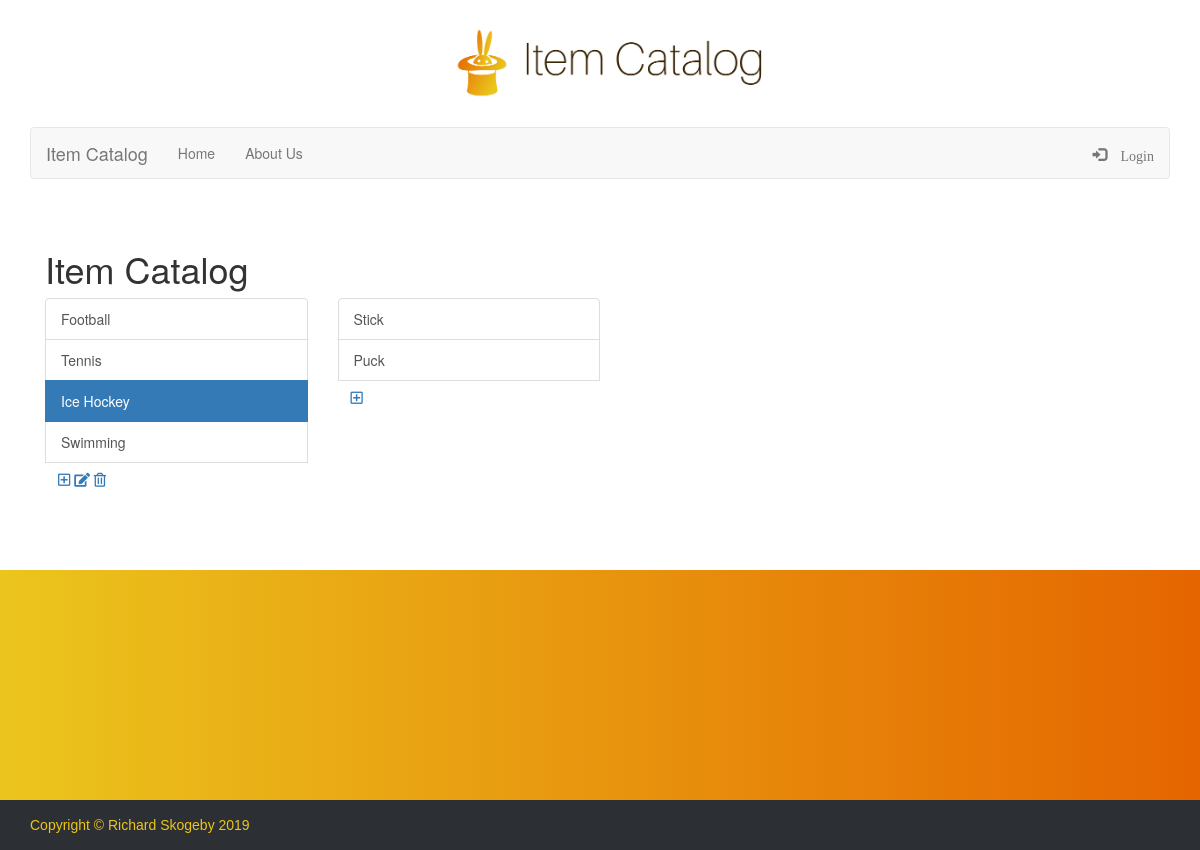
Screenshot of /category/3/ with the database file from the repository.
### item_catalog/models.py (models this page shows, shortened)
class Category(Base):
    __tablename__ = 'category'
    name = Column(String(80), nullable=False)
    id = Column(Integer, primary_key=True)
    user_id = Column(
        Integer, ForeignKey('user.id')
    )
    user = relationship(User)

class Item(Base):
    __tablename__ = 'item'
    name = Column(String(80), nullable=False)
    description = Column(String(800), nullable=False)
    category_id = Column(Integer, ForeignKey('category.id'))
    category = relationship(Category)
    id = Column(Integer, primary_key=True)
    user_id = Column(
        Integer, ForeignKey('user.id')
    )
    user = relationship(User)

### item_catalog/views.py (the view)
@app.route('/category/<int:categoryid>/')
def showCategory(categoryid):
    categories = session.query(Category).all()
    itemid = None
    items = session.query(Item).filter_by(category_id=categoryid).all()
    return render_template(
        'categorydisplay.html',
        categories=categories, categoryid=categoryid,
        items=items, itemid=itemid,
        login_session=login_session
    )

### item_catalog/templates/categorydisplay.html (shortened to what this page needs)
{% extends "index.html" %}
{% block snippet %}
<div class="col-lg-3">
    <div class="list-group">
        {% for item in items %}
        {% if categoryid != None and itemid != None and categoryid == item.category_id and itemid == item.id %}
        <a href="{{url_for('showItem', categoryid=item.category_id, itemid=item.id)}}" class="list-group-item active">{{item.name}}</a>
        {% else %}
        <a href="{{url_for('showItem', categoryid=item.category_id, itemid=item.id)}}" class="list-group-item">{{item.name}}</a>
        {% endif %}
        {% endfor %}
        <div class="btn">
            <a href={{url_for('newItem', categoryid=categoryid)}}>
            <i class="far fa-plus-square"></i>
        </div>
    </div>
</div>
{% endblock %}

### item_catalog/templates/categoriesmenu.html (shortened to what this page needs)
<div class="col-lg-3">
    <div class="list-group">
        {% for category in categories %}
        {% if categoryid != None and categoryid == category.id %}
        <a href="{{url_for('showCategory', categoryid=category.id)}}" class="list-group-item active">{{category.name}}</a>
        {% else %}
        <a href="{{url_for('showCategory', categoryid=category.id)}}" class="list-group-item">{{category.name}}</a>
        {% endif %}
        {% endfor %}
        <div class="btn">
            <a href={{url_for('newCategory')}}>
                <i class="far fa-plus-square"></i>
            {% if categoryid != None %}
            <a href={{url_for('editCategory', categoryid=categoryid)}}>
                <i class="fas fa-edit"></i>
            <a href={{url_for('deleteCategory', categoryid=categoryid)}}>
                <i class="far fa-trash-alt"></i>
            {% endif %}
        </div>
    </div>
</div>

### item_catalog/static/css/styles.css (style rules this page uses)
html { position: relative; min-height: 100%; }
.form-control, .btn { min-height: 38px; border-radius: 2px; }

### rows the page displays
Category: name "Football"
Category: name "Tennis"
Category: name "Ice Hockey"
Category: name "Swimming"
Item: name "Stick"
Item: name "Puck"
